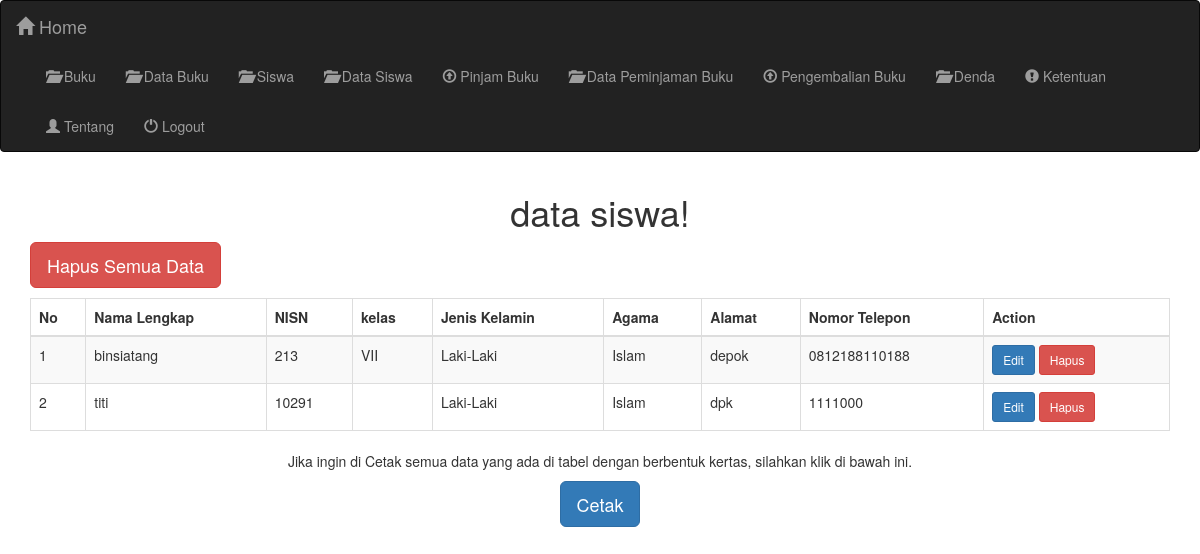
/data_siswa.php (signed in), run on the app's committed database.
### tables this page shows
CREATE TABLE `siswa` (
  `id` int(11) NOT NULL,
  `Nama_Lengkap` varchar(100) NOT NULL,
  `Nisn` int(35) NOT NULL,
  `kelas` varchar(15) NOT NULL,
  `Jenis_Kelamin` varchar(35) NOT NULL,
  `Agama` varchar(35) NOT NULL,
  `Alamat` varchar(100) NOT NULL,
  `Nomor_Telepon` varchar(100) NOT NULL
);

### data_siswa.php (the view, shortened to what this page needs)
<!DOCTYPE html>
<html>
<head>
    <link rel="stylesheet" media="screen" href="cso/jquery.dataTables.css" />
    <link rel="stylesheet" type="text/css" href="css/bootstrap.css">
    <link href="css/bootstrap.min.css" rel="stylesheet">
</head>
<body>
    <nav class="navbar navbar-inverse">
        <div class="container-fluid">
            <div class="navbar-header">
                <a class="navbar-brand" href="administrator.php"><span class="glyphicon glyphicon-home"
                        aria-hidden="true"></span> Home</a>
            </div>
            <div class="collapse navbar-collapse" id="bs-example-navbar-collapse-1">
                <ul class="nav navbar-nav">
                    <li><a href="Buku.php"><span class="glyphicon glyphicon-folder-open" aria-hidden="true"></span>
                            Buku</a></li>
                    <li><a href="Data_Buku.php"><span class="glyphicon glyphicon-folder-open" aria-hidden="true"></span>
                            Data Buku</a></li>
                    <li><a href="Siswa.php"><span class="glyphicon glyphicon-folder-open" aria-hidden="true"></span>
                            Siswa</a></li>
                    <li><a href="Data_Siswa.php"><span class="glyphicon glyphicon-folder-open"
                                aria-hidden="true"></span> Data Siswa</a></li>
                    <li><a href="Pinjam_Buku.php"><span class="glyphicon glyphicon-upload" aria-hidden="true"></span>
                            Pinjam Buku</a></li>
                    <li><a href="Data_Peminjaman.php"><span class="glyphicon glyphicon-folder-open"
                                aria-hidden="true"></span> Data Peminjaman Buku</a></li>
                    <li><a href="Pengembalian_Buku.php"><span class="glyphicon glyphicon-upload"
                                aria-hidden="true"></span> Pengembalian Buku</a></li>
                    <li><a href="Denda.php"><span class="glyphicon glyphicon-folder-open" aria-hidden="true"></span>
                            Denda</a></li>
                    <li><a href="Ketentuan.php"><span class="glyphicon glyphicon-exclamation-sign"
                                aria-hidden="true"></span> Ketentuan</a></li>
                    <li><a href="Tentang.php"><span class="glyphicon glyphicon-user" aria-hidden="true"></span>
                            Tentang</a></li>
                    <li><a href="logout.php"><span class="glyphicon glyphicon-off" aria-hidden="true"></span> Logout</a>
                    </li>
                </ul>
            </div>
        </div>
    </nav>
    <div class="container" style="margin-top: 20px;">
        <div class="row">
            <div class="col-md-12">
                <div class="text-center">
                    <h1>data siswa!</h1>
                </div>
                <div style="margin-bottom: 10px;" align="left">
                    <button class="btn btn-danger btn-lg" onclick="confirmDeletion()">Hapus Semua Data</button>
                </div>
                <table id="example" class="table table-striped table-bordered" cellspacing="0" width="100%">
                    <thead>
                        <tr>
                            <th>No</th>
                            <th>Nama Lengkap</th>
                            <th>NISN</th>
                            <th>kelas</th>
                            <th>Jenis Kelamin</th>
                            <th>Agama</th>
                            <th>Alamat</th>
                            <th>Nomor Telepon</th>
                            <th>Action</th>
                        </tr>
                    </thead>
                    <tbody>
                        <?php
                        include "koneksi.php";
                        $i = 1;
                        $select = "SELECT * FROM siswa";
                        $query = mysqli_query($koneksi, $select);
                        while ($result = mysqli_fetch_array($query)) {
                        ?>
                        <tr>
                            <td align="left"><?php echo $i ?></td>
                            <td align="left"><?php echo $result["Nama_Lengkap"] ?></td>
                            <td align="left"><?php echo $result["Nisn"] ?></td>
                            <td align="left"><?php echo $result["kelas"] ?></td>
                            <td align="left"><?php echo $result["Jenis_Kelamin"] ?></td>
                            <td align="left"><?php echo $result["Agama"] ?></td>
                            <td align="left"><?php echo $result["Alamat"] ?></td>
                            <td align="left"><?php echo $result["Nomor_Telepon"] ?></td>
                            <td align="left">
                                <a href="siswa_edit.php?id=<?php echo $result['id']; ?>"
                                    class="btn btn-primary btn-sm">Edit</a>
                                <a href="hapus_siswa.php?id=<?php echo $result['id']; ?>" class="btn btn-danger btn-sm"
                                    onclick="return confirm('Apakah anda yakin ingin menghapus?')">Hapus</a>
                            </td>
                        </tr>
                        <?php
                            $i++;
                        }
                        ?>
                    </tbody>
                </table>
            </div>
        </div>
    </div>
    <div align="center">
        <p>Jika ingin di Cetak semua data yang ada di tabel dengan berbentuk kertas, silahkan klik di bawah ini.</p>
        <a href="cetak_data_siswa.php" target="_blank" class="btn btn-primary btn-lg info" role="button">Cetak</a>
    </div>
</body>
</html>

### data on the page
siswa: Nama_Lengkap "binsiatang", Nisn "213", kelas "VII", Jenis_Kelamin "Laki-Laki", Agama "Islam", Alamat "depok", Nomor_Telepon "0812188110188"
siswa: Nama_Lengkap "titi", Nisn "10291", Jenis_Kelamin "Laki-Laki", Agama "Islam", Alamat "dpk", Nomor_Telepon "1111000"
